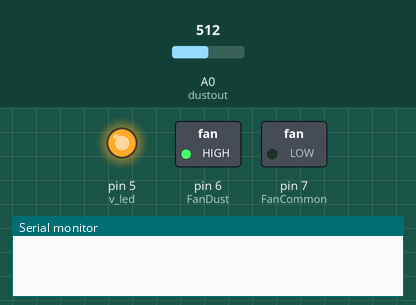
This sketch was run on a simulated Arduino Uno, built with avr-gcc and run on an emulated ATmega328P. Parts: switched loads named in the sketch (green lamp = pin HIGH), output pins drawn as LEDs (lit = HIGH), the last lines printed to the serial monitor. Dashed ring = blinking. Inputs (shaded band) come from the test bench; at power-on: A0 (dustout) = 512.

Above: at 0.2 s.
1.3 s: A0 (dustout) set to 112
4.8 s: A0 (dustout) set to 93
At 7.8 s:
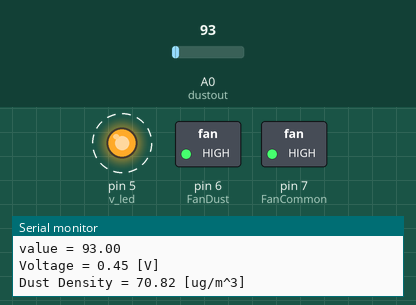
9.3 s: A0 (dustout) set to 122
At 12.2 s:
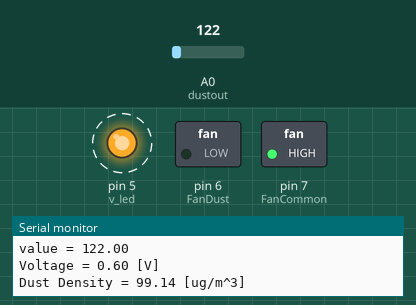
13.0 s: A0 (dustout) set to 70
At 15.8 s:
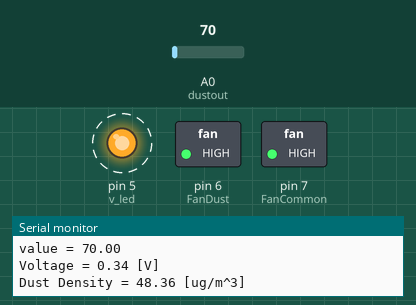
Timing chart, 0 to 18.5 s (numbered marks = the images above; inputs shaded):
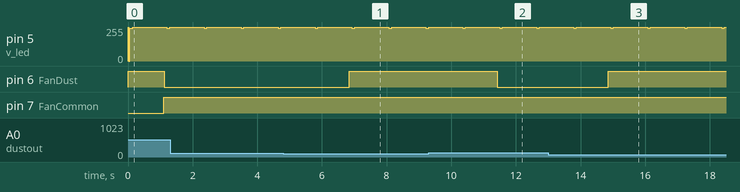

Measured:
- the behaviour switches between 103 and 102 on A0 (dustout) (found by bisection; images 0 and 1)
- after the input at 4.8 s, pin 6 (FanDust): LOW → HIGH after 2.0 s
- after the input at 9.3 s, pin 6 (FanDust): HIGH → LOW after 2.1 s
- after the input at 13.0 s, pin 6 (FanDust): LOW → HIGH after 1.9 s
- by itself, pin 5 (v_led): alternates 255/255 for 1.1 s and 244/255 for 0.08 s

The sketch:

DustSensor.ino
```cpp
///////////////////////////////////////////////////////////////////////////////////////
//                                      Library                                      //
///////////////////////////////////////////////////////////////////////////////////////

#include <BTCommand.h> // BT 관련 상수값 헤더파일
#include <SoftwareSerial.h> // BT Serial을 위한 라이브러리

///////////////////////////////////////////////////////////////////////////////////////
//                                 Pin Setting                                       //
///////////////////////////////////////////////////////////////////////////////////////

int dustout = A0; // 미세먼지 센서 V0 핀
int v_led=5; // 미세먼지 센서 V_LED 핀

int FanCommon= 7;  // Fan(Temp, Dust) 공용 핀
int FanDust = 6;    // 미세먼지 조절 Fan 핀
int FanStatus = 0; // Fan 동작 상태
int AutoMode = 1;

SoftwareSerial btSerial(2, 3);

///////////////////////////////////////////////////////////////////////////////////////
//                                 Initial Value                                     //
///////////////////////////////////////////////////////////////////////////////////////

//////////////////////////// <미세먼지 파트> ////////////////////////////
// 미세 먼지 센서 초기값
#define no_dust 0.1 // 미세 먼지 없을 때 초기 V 값 0.35 / 공기청정기 위 등에서 먼지를 가라앉힌 후 voltage값 개별적으로 측정 필요

// 센서로 읽은 값 변수 선언
float vo_value=0;

// 센서로 읽은 값을 전압으로 측정 변수
float sensor_voltage=0;

// 실제 미세 먼지 밀도 변수
float dust_density=0;
int dust_level = 0;

// 기준으로 삼을 미세먼지 값
int dust_tmp=80; // 미세먼지 농도 80㎍이상이면 나쁨 단계

///////////////////////////////////////////////////////////////////////////////////////
//                                 Setup Part                                        //
///////////////////////////////////////////////////////////////////////////////////////

void setup()
{
  Serial.begin(9600); //PC모니터를 이용하기 위하여, 시리얼통신을 정의해줍니다.
  btSerial.begin(9600);
  pinMode(v_led,OUTPUT); // 적외선 led 출력으로 설정(미세먼지센서)

  pinMode(FanCommon, OUTPUT); // Fan 공용핀(Temp, Dust)을 출력으로 설정
  pinMode(FanDust, OUTPUT); // Fan 공용핀(Temp, Dust)을 출력으로 설정

  digitalWrite(FanDust,HIGH);

  btSerial.listen();
}

///////////////////////////////////////////////////////////////////////////////////////
//                                  Loop Part                                        //
///////////////////////////////////////////////////////////////////////////////////////

void loop()
{

///////////////////////////// Dust Sensor Measurement ///////////////////////////

 digitalWrite(v_led,LOW); // 적외선 LED ON
 delayMicroseconds(280); // 280us동안 딜레이
 vo_value=analogRead(dustout); // 데이터를 읽음
 delayMicroseconds(40); // 320us - 280us
 digitalWrite(v_led,HIGH); // 적외선 LED OFF
 delayMicroseconds(9680); // 10ms(주기) -320us(펄스 폭) 한 값

 sensor_voltage=get_voltage(vo_value);
 dust_density=get_dust_density(sensor_voltage);

 float sum = 0;

 for (int i = 0; i < 10; ++i)
 {
   digitalWrite(v_led,LOW); // 적외선 LED ON
   delayMicroseconds(280); // 280us동안 딜레이
   vo_value=analogRead(dustout); // 데이터를 읽음
   delayMicroseconds(40); // 320us - 280us
   digitalWrite(v_led,HIGH); // 적외선 LED OFF
   delayMicroseconds(9680); // 10ms(주기) -320us(펄스 폭) 한 값

   sensor_voltage=get_voltage(vo_value);
   sum+=get_dust_density(sensor_voltage);
 }

 dust_density = sum / 10;

 if(dust_density<0)
 {
  //dust_density=0;
  dust_level = 0;
 }
 else if (dust_density <= 30)
 {
  dust_level = 0;
 }
 else if (dust_density <= 80)
 {
  dust_level = 1;
 }
 else if (dust_density <= 150)
 {
  dust_level = 2;
 }
 else
 {
  dust_level = 3;
 }

 delay(1000);

////////////////////////////// Fan Setting //////////////////////////////////////
  digitalWrite(FanCommon,HIGH); // Fan 공용 핀은 계속 HIGH 상태 출력(동작)

  delay(10);

///////////////////////// DustFan Running Part////////////////////////////////////////////

if (AutoMode)
{
  if(dust_density>=dust_tmp)
  {
      digitalWrite(FanDust,LOW); // Fan 미세먼지 제거 위해 동작
      FanStatus = 1;

      delay(10);
  }
  else
  {
    digitalWrite(FanDust,HIGH); // Fan 정지
    FanStatus = 0;

    delay(10);
  }
}


//////////////////////// BT Communication Part /////////////////////////////

  while (btSerial.available())
  {
    String command = btSerial.readString();

    command.trim();

    if (command.equals(CHECK_RESPONSE))
    {
      btSerial.println(SEND_RESPONSE);
    }
    else if (command.equals(REQUEST_TYPE))
    {
      btSerial.println(TYPE_DUST);
    }
    else if (command.equals(REQUEST_DATA))
    {
      String sep = ";";
      String data = dust_level + sep + dust_density + sep + FanStatus;

      btSerial.println(data);
    }
    else if (command.indexOf(COMMAND_FAN_TOGGLE) > 0)
    {
      if (FanStatus)
      {
        digitalWrite(FanDust,HIGH);
        FanStatus = 0;
        AutoMode = 1;
      }
      else
      {
        digitalWrite(FanDust,LOW);
        FanStatus = 1;
        AutoMode = 0;
      }
    }
  }

////////////////////////////////////////////////////////////////////////////////////////////
//                                          Serial Monitor                                //
////////////////////////////////////////////////////////////////////////////////////////////

// 시리얼 모니터 함수 (미세먼지 확인용)
  Serial.print("value = ");
  Serial.println(vo_value);
  Serial.print("Voltage = ");
  Serial.print(sensor_voltage);
  Serial.println(" [V]");
  Serial.print("Dust Density = ");
  Serial.print(dust_density);
  Serial.println(" [ug/m^3]");
  delay(10);

}


/////////////////////////////////////////////////////////////////////////////////////////////
//                       Particularmatter Measurement Function Part            //
////////////////////////////////////////////////////////////////////////////////////////////

 float get_voltage(float value)
{
 // 아날로그 값을 전압 값으로 바꿈
 float V = value * (5.0 / 1024);
 return V;
}

float get_dust_density(float voltage)
{
 // 데이터 시트에 있는 미세 먼지 농도(ug) 공식 기준
 float dust = (voltage - no_dust) / 0.005;
 return dust;
}
////////////////////////////////////////////////////////////////////////////////////////////
```

BTCommand.h
```cpp
// Check Response
#define CHECK_RESPONSE "Server"
#define SEND_RESPONSE "Module"

// Common
#define REQUEST_TYPE "Type"

// Type
#define TYPE_HT "HT"
#define TYPE_DUST "Dust"
#define TYPE_LIGHT "Light"
#define TYPE_CCTV "CCTV"
#define TYPE_GAS "Gas"
#define TYPE_DOORLOCK "Doorlock"

// Command
#define REQUEST_DATA "Data"
#define COMMAND_FAN_TOGGLE "Fan"
#define COMMAND_LED_TOGGLE "LED"
```
